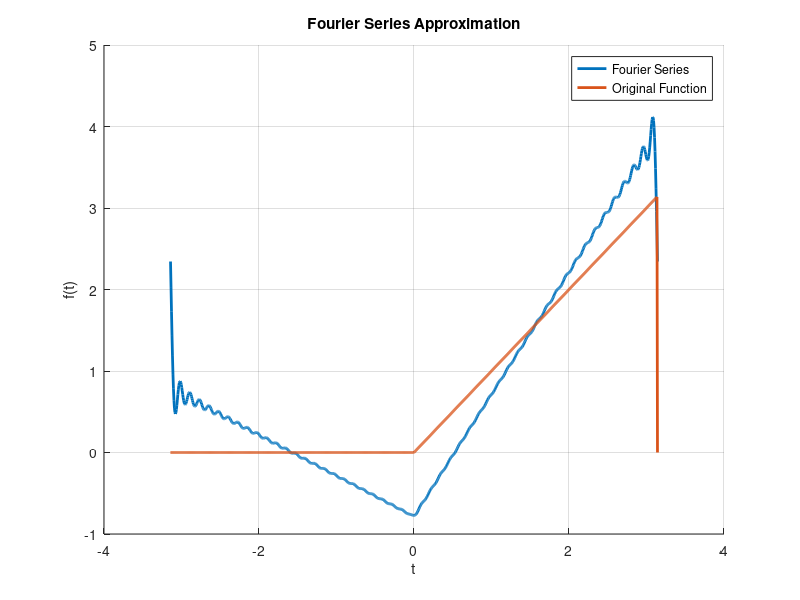

Reproduce this figure in MATLAB.
% Define the number of terms in the Fourier series
N = 50;

% Define the range of t values
t_values = linspace(-pi, pi, 1000);

% Initialize the Fourier series sum
fourier_series = zeros(size(t_values));

% Compute the Fourier series
for n = 1:N
    % Fourier coefficients for the given function
    a0 = pi / 2; % DC component
    an = (2/(pi*n^2)) * ((-1)^n - 1); % Cosine coefficients
    bn = (-1)^(n+1) / n; % Sine coefficients

    % Add the nth term to the Fourier series
    fourier_series = fourier_series + an * cos(n*t_values) + bn * sin(n*t_values);
end

% Add the DC component
fourier_series = fourier_series + a0 / 2;

% Plot the original function and the Fourier series approximation
figure;
hold on;
plot(t_values, fourier_series, 'LineWidth', 2, 'DisplayName', 'Fourier Series');

% Plot the original piecewise function
original_function = @(t) (t >= 0 & t < pi) .* t;
plot(t_values, original_function(t_values), 'LineWidth', 2, 'DisplayName', 'Original Function');

% Add labels and legend
xlabel('t');
ylabel('f(t)');
title('Fourier Series Approximation');
legend show;
grid on;
hold off;